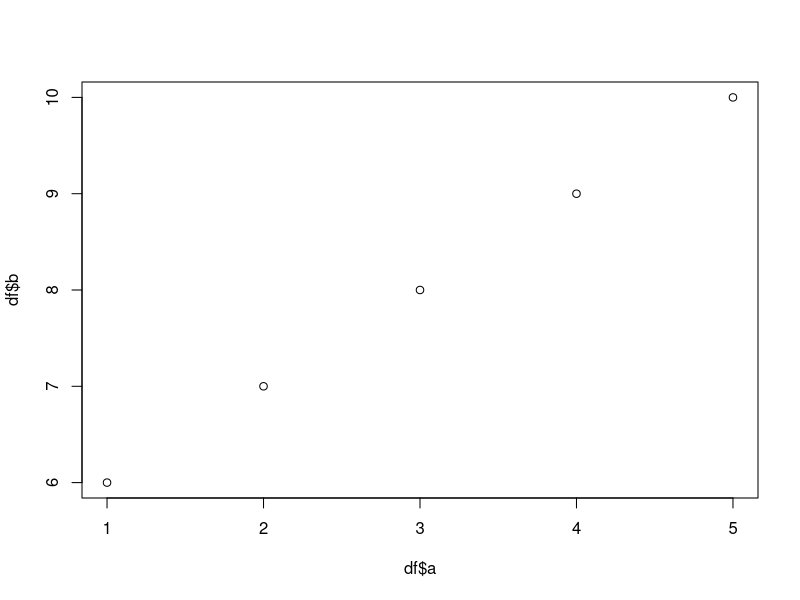
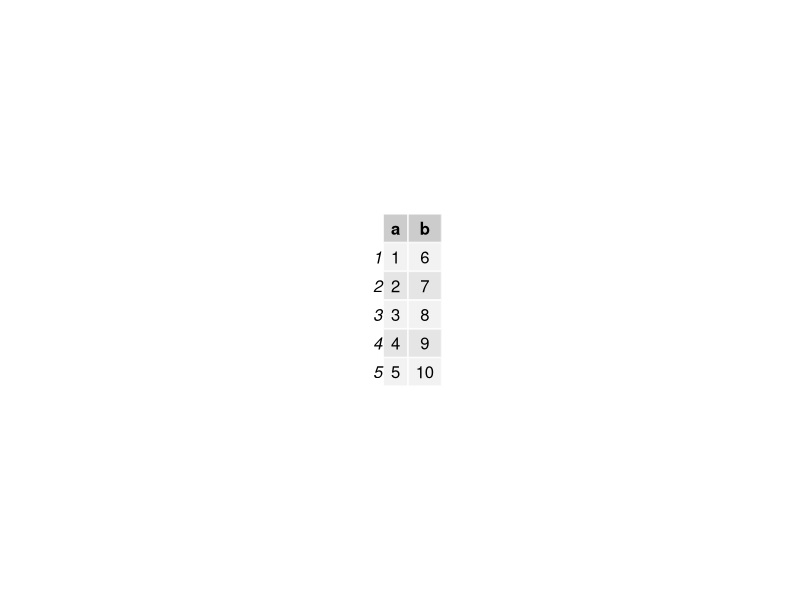

Here is the R script that generated these plots, in order:
#!/bin/env Rscript
library(gridExtra)

# Create a new PDF file
pdf("test.pdf")

# dummy data
df <- data.frame(a = 1:5, b = 6:10)

# plot
plot(df$a, df$b)

# Create a new page
plot.new()

# Print table of the data
grid.table(df)

# Close the PDF file
dev.off()
